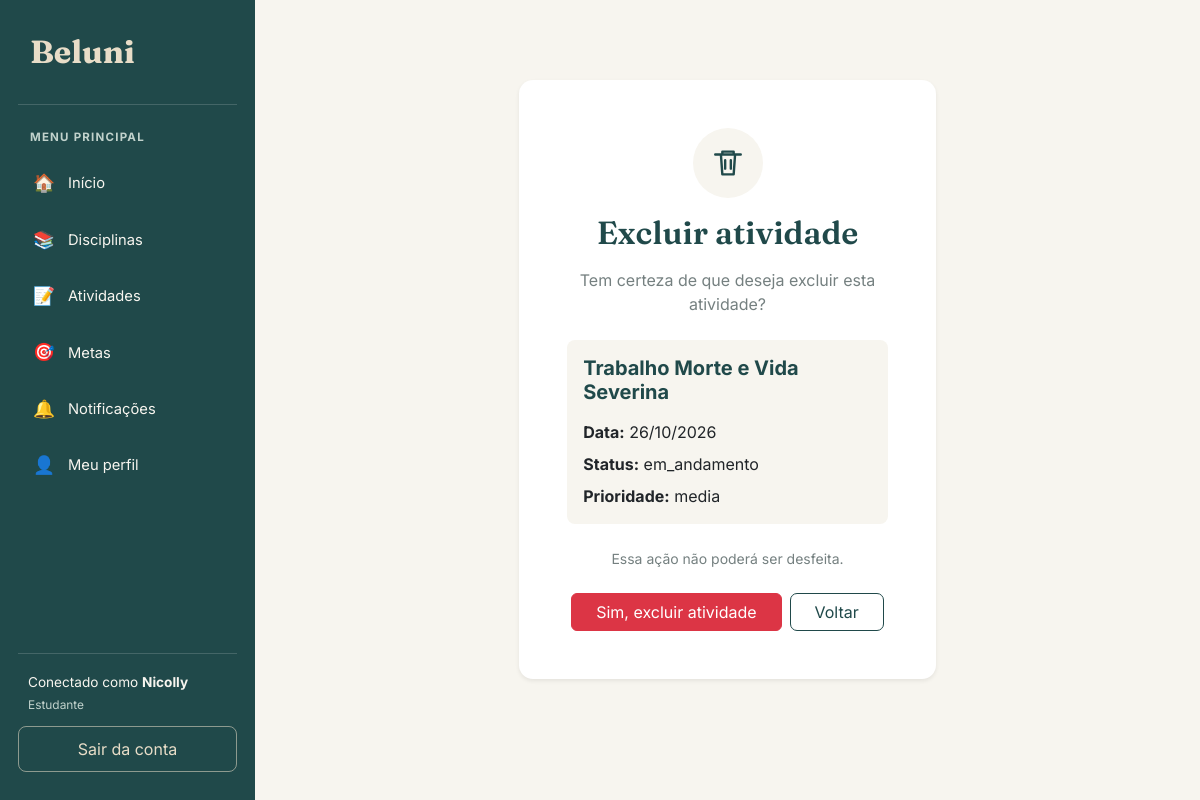
Page /atividades/6/excluir/ (signed in) on the committed database.
### atividade/models.py (models this page shows, shortened)
class Atividade(models.Model):
    titulo = models.CharField(max_length=100)
    data = models.DateField()
    detalhamento_atividade = models.CharField(max_length=255)
    status = models.CharField(max_length=50)
    prioridade = models.CharField(max_length=50)
    pontuacao = models.FloatField()
    disciplinas = models.ManyToManyField(
        Disciplina,
        through="AtividadeInterdisciplinar",
        related_name="atividades"
    )

### atividade/views.py (the view)
# urls.py: path('<int:id>/excluir/', views.excluir_atividade, name='excluir_atividade'),
@login_required
@permission_required('atividade.delete_atividade')
def excluir_atividade(request, id):
    estudante = obter_estudante(request.user)
    atividade = get_object_or_404(
        atividades_do_estudante(estudante),
        id=id
    )
    if request.method == 'POST':
        atividade.delete()
        return redirect('listar_atividades')
    return render(
        request,
        'atividade/excluir.html',
        {'atividade': atividade}
    )

### atividade/views.py (called while the page is built)
def obter_estudante(usuario):
    return get_object_or_404(
        Estudante,
        pk=usuario.pk
    )

def atividades_do_estudante(estudante):
    return Atividade.objects.filter(
        disciplinas__estudante=estudante
    ).distinct()

### atividade/templates/atividade/excluir.html (shortened to what this page needs)
{% extends 'base.html' %}
{% block conteudo %}
<div class="container py-5">
    <div class="row justify-content-center">
        <div class="col-12 col-md-9 col-lg-7 col-xl-6">
            <div class="card border-0 shadow-sm p-4 p-md-5 text-center">
                <div class="mb-3">
                    <span class="d-inline-flex align-items-center justify-content-center rounded-circle"
                          style="width: 70px; height: 70px; background-color: #F7F5EF; color: #20494A;">
                        <svg xmlns="http://www.w3.org/2000/svg"
                             width="34" height="34" fill="none"
                             viewBox="0 0 24 24" stroke="currentColor"
                             stroke-width="1.7">
                            <path stroke-linecap="round"
                                  stroke-linejoin="round"
                                  d="M3 6h18M8 6V4h8v2m-9 0 1 14h8l1-14M10 10v6m4-6v6"/>
                        </svg>
                    </span>
                </div>
                <h1 class="titulo-pagina mb-3">
                    Excluir atividade
                </h1>
                <p class="text-secondary mb-4">
                    Tem certeza de que deseja excluir esta atividade?
                </p>
                <div class="rounded-3 p-3 mb-4 text-start"
                     style="background-color: #F7F5EF;">
                    <h5 class="fw-bold mb-3" style="color: #20494A;">
                        {{ atividade.titulo }}
                    </h5>
                    <p class="mb-2">
                        <strong>Data:</strong>
                        {{ atividade.data|date:"d/m/Y" }}
                    </p>
                    <p class="mb-2">
                        <strong>Status:</strong>
                        {{ atividade.get_status_display|default:atividade.status }}
                    </p>
                    <p class="mb-0">
                        <strong>Prioridade:</strong>
                        {{ atividade.get_prioridade_display|default:atividade.prioridade }}
                    </p>
                </div>
                <p class="small text-secondary mb-4">
                    Essa ação não poderá ser desfeita.
                </p>
                <form method="post">
                    <div class="d-flex flex-column flex-sm-row justify-content-center gap-2">
                        <button type="submit" class="btn btn-danger px-4">
                            Sim, excluir atividade
                        </button>
                        <a href="{% url 'listar_atividades' %}"
                           class="btn btn-outline-primary px-4">
                            Voltar
                        </a>
                    </div>
                </form>
            </div>
        </div>
    </div>
</div>
{% endblock %}

### templates/base.html (shortened to what this page needs)
{% load static %}
<!DOCTYPE html>
<html lang="pt-br">
<head>
    <link
        href="https://cdn.jsdelivr.net/npm/bootstrap@5.3.3/dist/css/bootstrap.min.css"
        rel="stylesheet"
    >
</head>
<body>
    <aside class="sidebar" id="sidebar">
        <a class="sidebar-brand" href="{% url 'inicio' %}">
            Beluni
        </a>
        <div class="sidebar-label">Menu principal</div>
        <ul class="sidebar-nav">
            <li>
                <a class="menu-link" href="{% url 'inicio' %}">
                    <span class="menu-icone">🏠</span>
                    Início
                </a>
            </li>
            <li>
                <a class="menu-link" href="{% url 'listar_disciplinas' %}">
                    <span class="menu-icone">📚</span>
                    Disciplinas
                </a>
            </li>
            <li>
                <a class="menu-link" href="{% url 'listar_atividades' %}">
                    <span class="menu-icone">📝</span>
                    Atividades
                </a>
            </li>
            <li>
                <a class="menu-link" href="{% url 'listar_metas' %}">
                    <span class="menu-icone">🎯</span>
                    Metas
                </a>
            </li>
            <li>
                <a class="menu-link" href="{% url 'notificacao:listar_notificacoes' %}">
                    <span class="menu-icone">🔔</span>
                    Notificações
                </a>
            </li>
            <li>
                <a class="menu-link" href="{% url 'meu_perfil' %}">
                    <span class="menu-icone">👤</span>
                    Meu perfil
                </a>
            </li>
        </ul>
        <div class="sidebar-rodape">
            {% if request.user.is_authenticated %}
            <div class="usuario-info">
                Conectado como
                <strong>{{ request.user.first_name|default:request.user.username }}</strong>
                {% if request.user.is_superuser %}
                    <small>Administrador</small>
                {% elif perms.estudante.view_estudante %}
                    <small>Administrador</small>
                {% else %}
                    <small>Estudante</small>
                {% endif %}
            </div>
            <a class="btn-sair" href="{% url 'logout_estudante' %}">
                Sair da conta
            </a>
            {% endif %}
        </div>
    </aside>
    <main class="main-content">
        <div class="conteudo">
            {% block conteudo %}
            {% endblock %}
        </div>
    </main>
</body>
</html>

### templates/base.html (style rules this page uses)
:root { --beluni-petroleo: #20494A; --beluni-petroleo-escuro: #173839; --beluni-petroleo-claro: #326564; --beluni-areia: #E8DDC8; --beluni-fundo: #F7F5EF; --beluni-branco: #FFFFFF; --beluni-texto: #293B3B; --beluni-secundario: #758080; --beluni-borda: #E5E2D9; }
* { box-sizing: border-box; }
body { margin: 0; background-color: var(--beluni-fundo); color: var(--beluni-texto); font-family: 'Inter', sans-serif; }
.sidebar { position: fixed; top: 0; left: 0; bottom: 0; width: 255px; background-color: var(--beluni-petroleo); color: var(--beluni-branco); display: flex; flex-direction: column; padding: 28px 18px; overflow-y: auto; z-index: 1030; }
.sidebar-brand { display: block; color: var(--beluni-areia); text-decoration: none; font-family: 'Fraunces', serif; font-size: 2rem; font-weight: 700; padding: 0 12px 28px; border-bottom: 1px solid rgba(255, 255, 255, 0.16); margin-bottom: 24px; }
.sidebar-label { color: #C1D2CC; font-size: 0.72rem; text-transform: uppercase; font-weight: 700; letter-spacing: 1.2px; padding: 0 12px; margin-bottom: 12px; }
.sidebar-nav { list-style: none; padding: 0; margin: 0; }
.sidebar-nav li { margin-bottom: 6px; }
.menu-link { display: flex; align-items: center; gap: 12px; color: #F7F5EF; text-decoration: none; padding: 12px 14px; border-radius: 9px; font-size: 0.92rem; transition: background-color 0.2s, color 0.2s; }
.menu-icone { width: 24px; text-align: center; font-size: 1.1rem; }
.sidebar-rodape { margin-top: auto; padding-top: 24px; }
.usuario-info { border-top: 1px solid rgba(255, 255, 255, 0.16); padding: 18px 10px 12px; color: #F7F5EF; font-size: 0.85rem; overflow-wrap: anywhere; }
.usuario-info small { display: block; color: #C1D2CC; margin-top: 4px; }
.btn-sair { display: block; text-align: center; text-decoration: none; color: var(--beluni-areia); border: 1px solid rgba(232, 221, 200, 0.55); border-radius: 8px; padding: 10px; transition: background-color 0.2s; }
.main-content { margin-left: 255px; min-height: 100vh; padding: 32px; }
.conteudo { width: 100%; max-width: 1600px; margin: 0 auto; }
.titulo-pagina { color: var(--beluni-petroleo); font-family: 'Fraunces', serif; font-size: 2rem; font-weight: 600; margin-bottom: 24px; }
.card { background-color: var(--beluni-branco); border: 1px solid var(--beluni-borda); border-radius: 14px; box-shadow: 0 4px 14px rgba(32, 73, 74, 0.05); }
.btn-outline-primary { color: var(--beluni-petroleo); border-color: var(--beluni-petroleo); border-radius: 7px; }
.text-secondary { color: var(--beluni-secundario) !important; }

### rows in the picture
Atividade: titulo "Trabalho Morte e Vida Severina", data "26/10/2026", status "em_andamento", prioridade "media"

### other values in the picture
{{ request.user.first_name|default:request.user.username }} "Nicolly"
